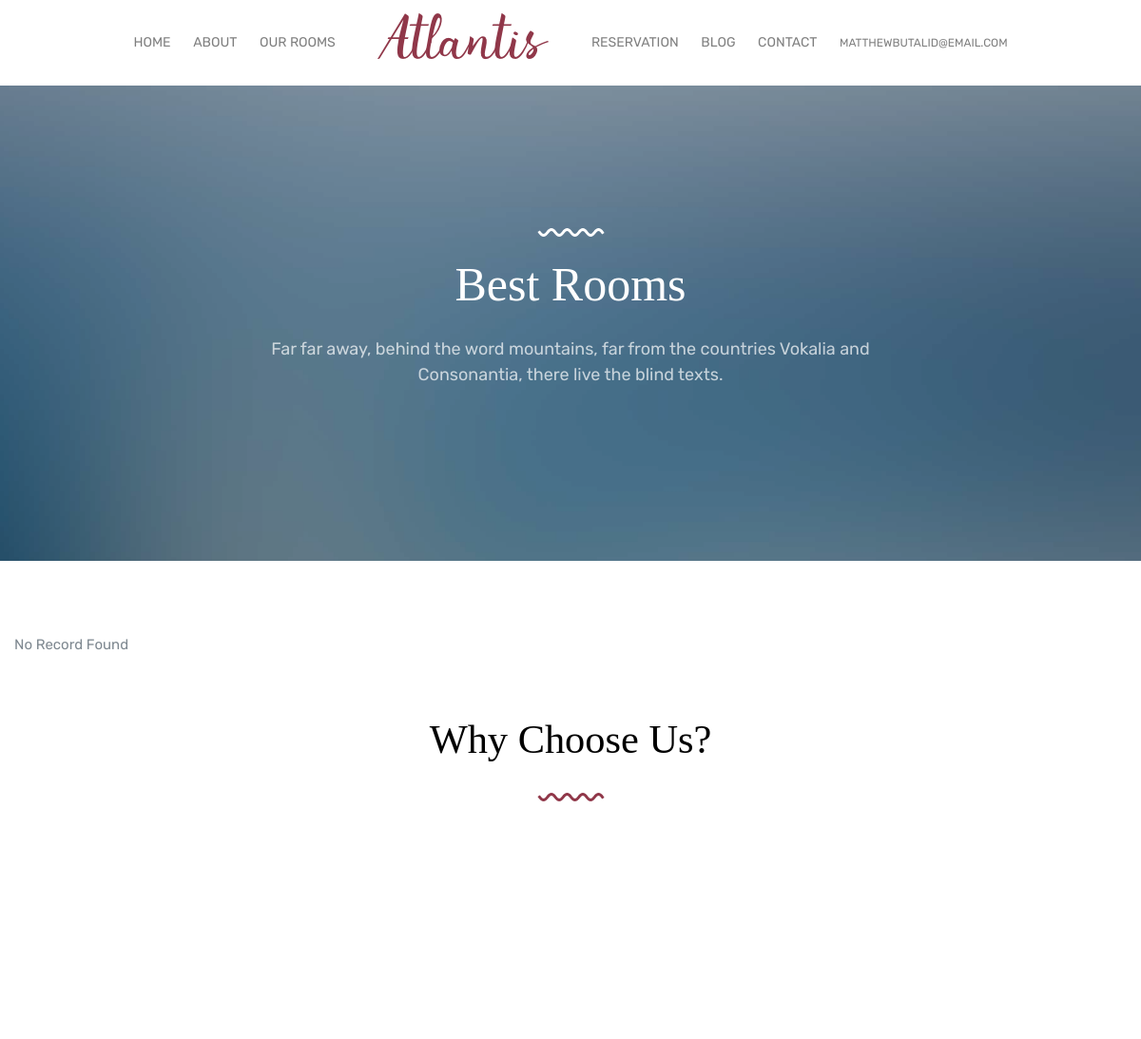
The app's page /rooms.php (signed in, upper part), older data.
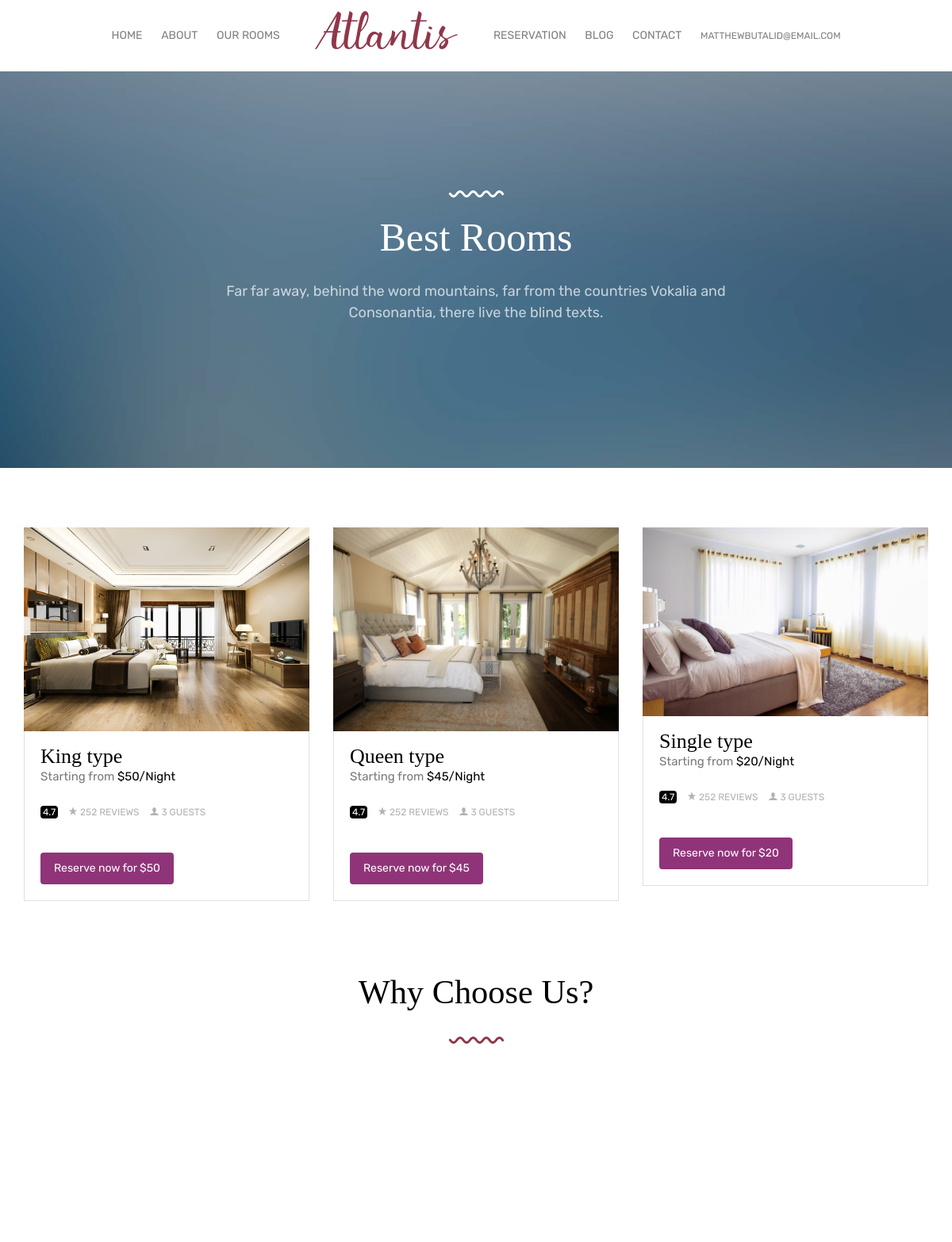
The same page, newer data.
### tables this page shows
CREATE TABLE `room` (
  `id` int(11) NOT NULL,
  `title` varchar(300) NOT NULL,
  `type` varchar(300) NOT NULL,
  `image` varchar(300) NOT NULL,
  `description` varchar(300) NOT NULL,
  `quantity` int(50) NOT NULL,
  `price` int(255) NOT NULL
);

### rooms.php (the view, shortened to what this page needs)
<?php
$roomdb = "room";
include('header.php');
?>
<section class="probootstrap-slider flexslider probootstrap-inner">
    <ul class="slides">
       <li style="background-image: url(img/slider_1.jpg);" class="overlay">
          <div class="container">
            <div class="row">
              <div class="col-md-10 col-md-offset-1">
                <div class="probootstrap-slider-text text-center">
                  <p><img src="img/curve_white.svg" class="seperator probootstrap-animate" alt="Free HTML5 Bootstrap Template"></p>
                  <h1 class="probootstrap-heading probootstrap-animate">Best Rooms</h1>
                  <div class="probootstrap-animate probootstrap-sub-wrap">Far far away, behind the word mountains, far from the countries Vokalia and Consonantia, there live the blind texts.</div>
                </div>
              </div>
            </div>
          </div>
        </li>
    </ul>
  </section>
  <section class="probootstrap-section">
  <?php
      $query = "SELECT * FROM $roomdb";
      $query_run = mysqli_query($connection, $query);
            ?>
    <div class="container">
      <div class="row">
      <?php
            if(mysqli_num_rows($query_run) > 0)
            {
                while($row = mysqli_fetch_assoc($query_run))
                {
          ?>
        <?php
        echo '
        <div class="col-md-4 col-sm-6 col-xs-12">
          <div class="probootstrap-room">
            <a href="#"><img src="admin/upload/'.$row['image'].'" alt="Free Bootstrap Template by uicookies.com" class="img-responsive"></a>
            <div class="text">
              <h3>'.$row['type'].'</h3>
              <p>Starting from <strong>$'.$row['price'].'/Night</strong></p>
              <div class="post-meta mb30">
                <ul>
                  <li><span class="review-rate">4.7</span> <i class="icon-star"></i> 252 Reviews</li>
                  <li><i class="icon-user2"></i> 3 Guests</li>
                </ul>
              </div>
              <form action="reservation.php" method="post">
              <p> <button  type="submit" name="book_btn" class="btn btn-primary">Reserve now for $'.$row['price'].'</button></p>
              </form>
            </div>
          </div>
        </div>';
        ?>
      <?php
              }
          }
          else {
            echo "No Record Found";
          }
          ?>
      </div>
      <div class="row">
        <div class="col-md-12 text-center">
          <h2>Why Choose Us?</h2>
          <p class="mb50"><img src="img/curve.svg" class="svg" alt="Free HTML5 Bootstrap Template"></p>
        </div>
        <div class="col-md-4">
        </div>
        <div class="col-md-4">
        </div>
        <div class="col-md-4">
        </div>
      </div>
    </div>
  </section>
<?php
include('footer.php');
?>

### header.php (shortened to what this page needs)
<!DOCTYPE html>
<?php
$directoryURI = $_SERVER['REQUEST_URI'];
$path = parse_url($directoryURI, PHP_URL_PATH);
$components = explode('/', $path);
$first_part = $components[2];
?>
<html lang="en">
  <head>
    <link rel="stylesheet" href="css/styles-merged.css">
    <link rel="stylesheet" href="css/style.min.css">
    <link rel="stylesheet" href="css/custom.css">
  </head>
  <body>
  <header role="banner" class="probootstrap-header">
    <div class="row">
        <nav role="navigation" class="probootstrap-nav hidden-xs">
          <ul class="probootstrap-main-nav">
            <li class="<?php if ($first_part == "index.php") {echo "active";} else {echo "noactive";}?>"><a href="index.php">Home</a></li>
            <li class="<?php if ($first_part == "about.html") {echo "active";} else {echo "noactive";}?>"><a href="about.html">About</a></li>
            <li class="<?php if ($first_part == "rooms.php") {echo "active";} else {echo "noactive";}?>"><a href="rooms.php">Our Rooms</a></li>
            <li class="hidden-xs probootstrap-logo-center">
              <a href="index.php"><img src="img/logo_md.png" class="hires" width="181" height="50" alt="Free Bootstrap Template by uicookies.com"></a>
            </li>
            <li class="<?php if ($first_part == "reservation.php") {echo "active";} else {echo "noactive";}?>"><a href="reservation.php">Reservation</a></li>
            <li class="<?php if ($first_part == "blog.html") {echo "active";} else {echo "noactive";}?>"><a href="blog.html">Blog</a></li>
            <li class="<?php if ($first_part == "contact.html") {echo "active";} else {echo "noactive";}?>"><a href="contact.html">Contact</a></li>
            <li class="nav-item dropdown no-arrow ms-auto hidden-xs">
                <a class="nav-link dropdown-toggle" href="#" id="userDropdown" role="button" data-toggle="dropdown" aria-haspopup="true" aria-expanded="false">
                    <span class="mr-2 d-none d-lg-inline text-gray-600 small">
                    <?php echo $_SESSION['cusername'];?>
                    </span>
                </a>
            </li>
          </ul>
        </nav>
        </div>
  </header>

### footer.php (shortened to what this page needs)
  </body>
</html>

Row changes from the older to the newer data that the page shows:
added room: image (picture), type "King type", price "50"
added room: image (picture), type "Queen type", price "45"
added room: image (picture), type "Single type", price "20"
Text that changed along with them:
text no longer shown: "No Record Found"
